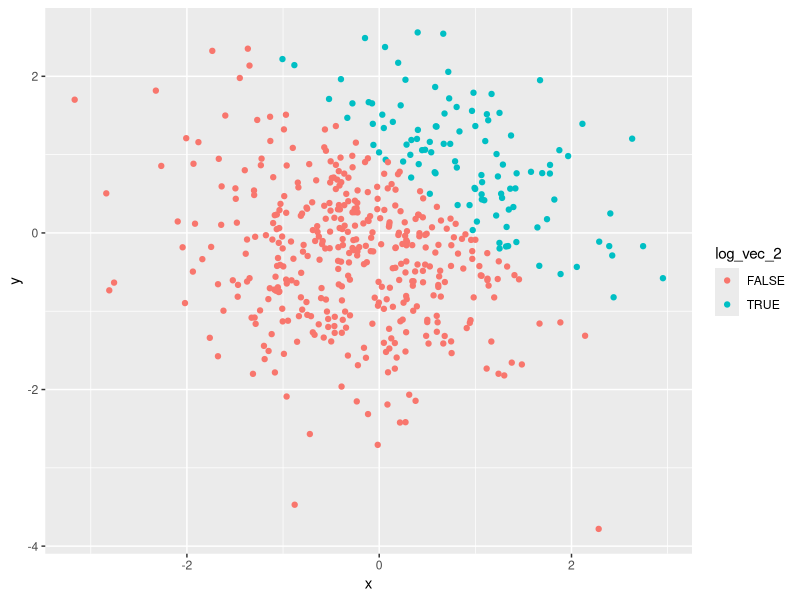
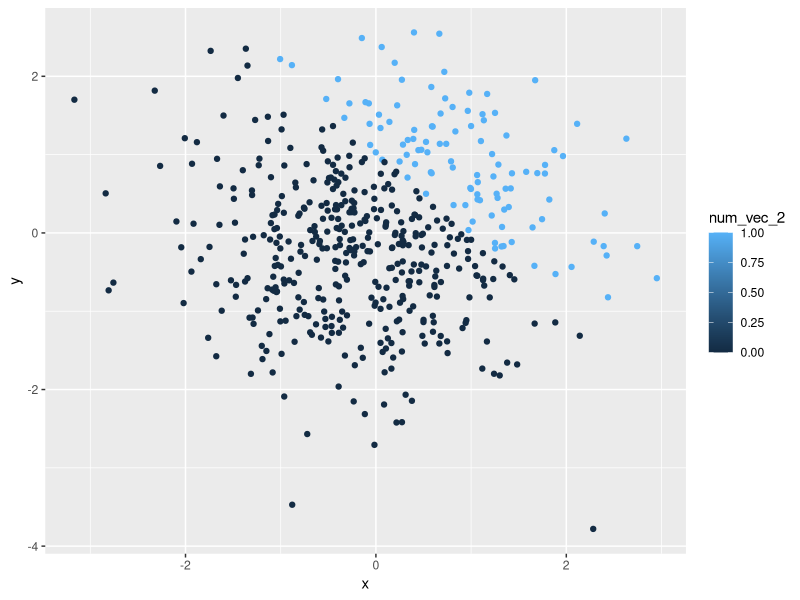
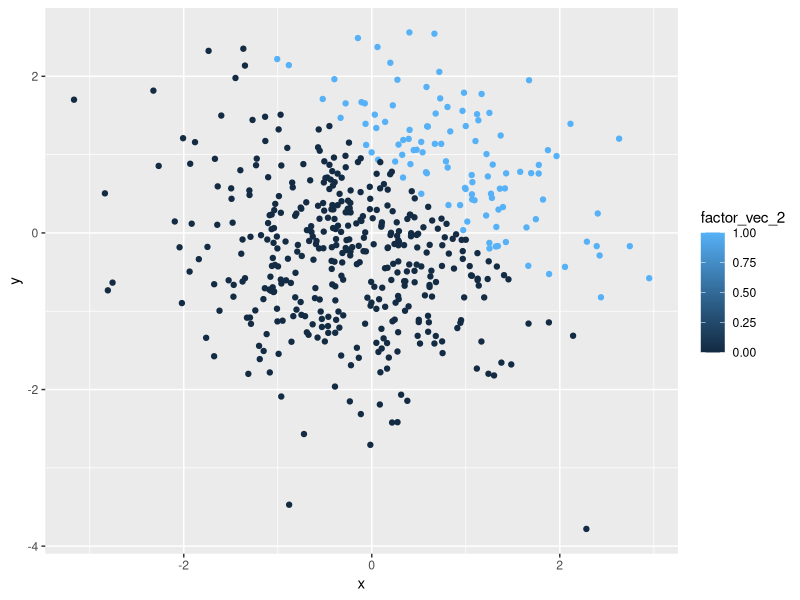

The R source for these figures, in order:
## ---- chunk 1
library(tidyverse)
set.seed(3471)
df_p1 = tibble(
  norm_samp = rnorm(8),
  log_vec = norm_samp > 0,
  char_vec = c(length = 8),
  factor_vec = factor(c("pug","lab","chow","chow","lab","chow","pug","lab"))
)
## ---- chunk 2
mean(pull(df_p1, norm_samp))
mean(pull(df_p1, log_vec))
mean(pull(df_p1, char_vec))
mean(pull(df_p1, factor_vec))
## ---- chunk 3
eval = FALSE
as.numeric(pull(df_p1,log_vec))
as.numeric(pull(df_p1,char_vec))
as.numeric(pull(df_p1,factor_vec))
## ---- chunk 4
eval = FALSE
as.numeric(pull(df_p1, log_vec))*(pull(df_p1, norm_samp))
as.factor(pull(df_p1, log_vec))*(pull(df_p1, norm_samp))
as.numeric((as.factor(pull(df_p1, log_vec))))*(pull(df_p1, norm_samp))
## ---- chunk 5
library(tidyverse)
set.seed(2345)
df_p2 = tibble(
  x = rnorm(500),
  y = rnorm(500),
  log_vec_2 = x + y > 1,
  num_vec_2 = as.numeric(log_vec_2),
  factor_vec_2 = as.numeric(log_vec_2)
)
## ---- chunk 6
ggplot(df_p2, aes(x=x, y=y, color = log_vec_2)) + geom_point()
ggplot(df_p2, aes(x=x, y=y, color = num_vec_2)) + geom_point()
ggplot(df_p2, aes(x=x, y=y, color = factor_vec_2)) + geom_point()

